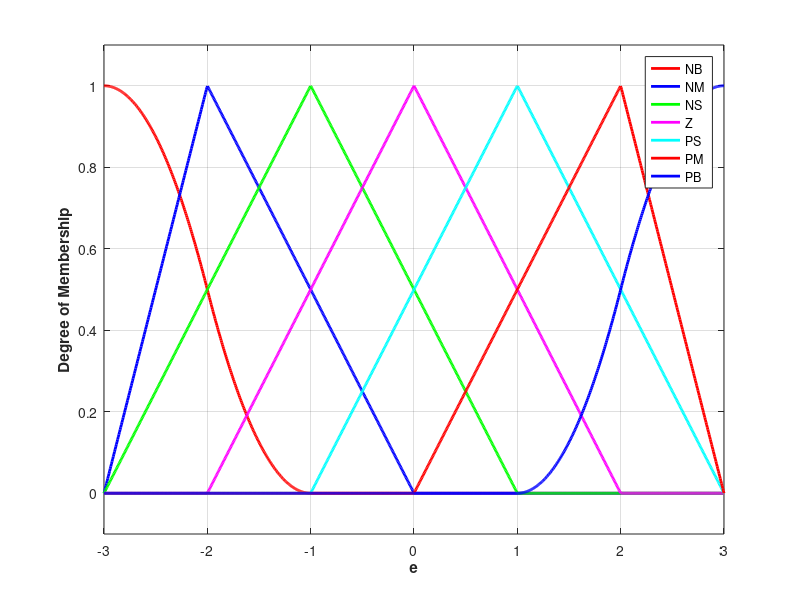
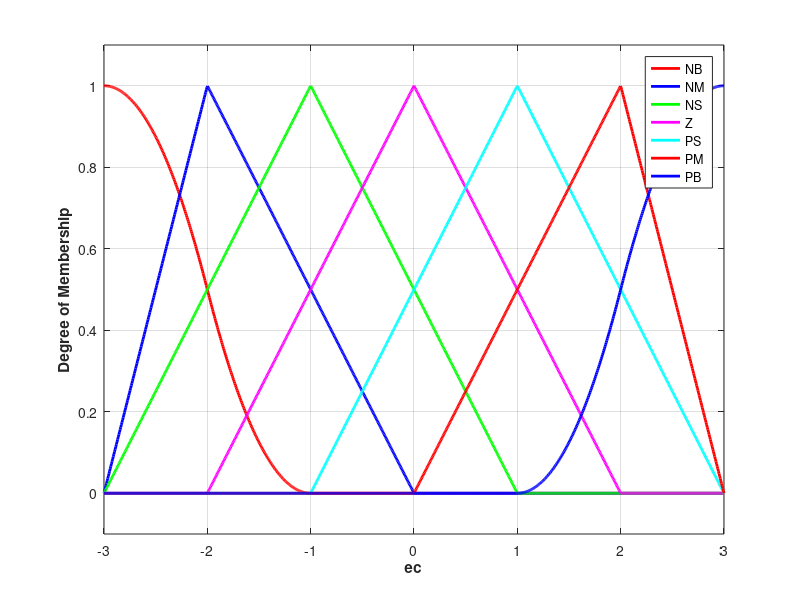
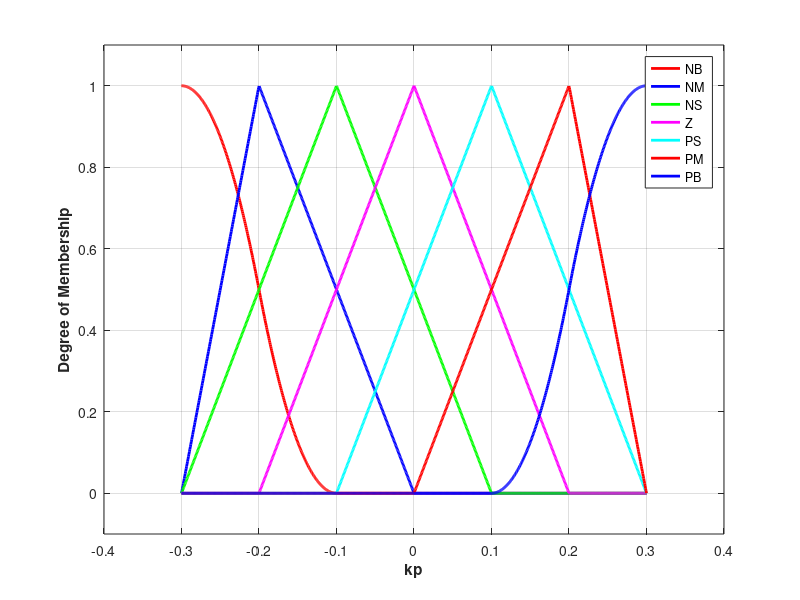
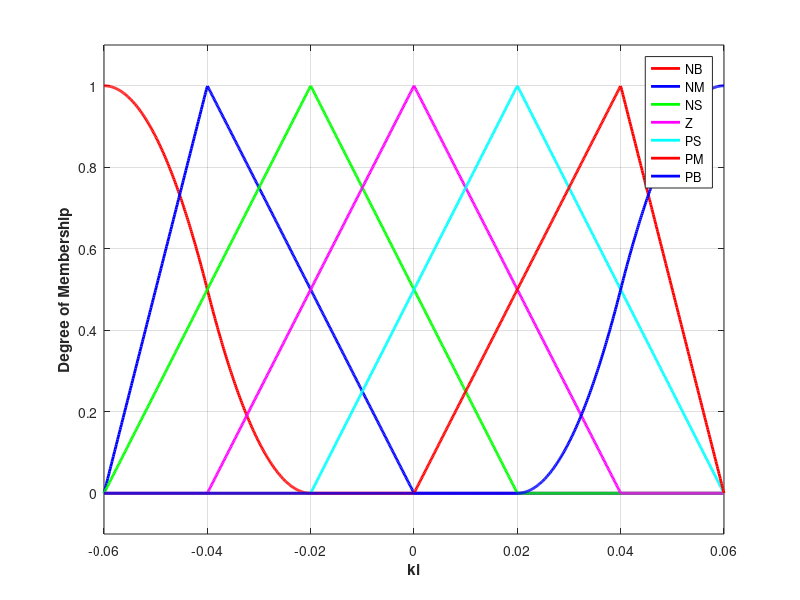

MATLAB code to generate these figures, in order: (Note: this script raises an error after producing the figures.)
%第一个文件，用于制定定模糊规则，文件名"Fuzzyrule"
%Fuzzy Tunning PID Control
clear all;
close all;

a=newfis('fuzzpid');

a=addvar(a,'input','e',[-3,3]);                        %Parameter e
a=addmf(a,'input',1,'NB','zmf',[-3,-1]);
a=addmf(a,'input',1,'NM','trimf',[-3,-2,0]);
a=addmf(a,'input',1,'NS','trimf',[-3,-1,1]);
a=addmf(a,'input',1,'Z','trimf',[-2,0,2]);
a=addmf(a,'input',1,'PS','trimf',[-1,1,3]);
a=addmf(a,'input',1,'PM','trimf',[0,2,3]);
a=addmf(a,'input',1,'PB','smf',[1,3]);

a=addvar(a,'input','ec',[-3,3]);                       %Parameter ec
a=addmf(a,'input',2,'NB','zmf',[-3,-1]);
a=addmf(a,'input',2,'NM','trimf',[-3,-2,0]);
a=addmf(a,'input',2,'NS','trimf',[-3,-1,1]);
a=addmf(a,'input',2,'Z','trimf',[-2,0,2]);
a=addmf(a,'input',2,'PS','trimf',[-1,1,3]);
a=addmf(a,'input',2,'PM','trimf',[0,2,3]);
a=addmf(a,'input',2,'PB','smf',[1,3]);

a=addvar(a,'output','kp',[-0.3,0.3]);                   %Parameter kp
a=addmf(a,'output',1,'NB','zmf',[-0.3,-0.1]);
a=addmf(a,'output',1,'NM','trimf',[-0.3,-0.2,0]);
a=addmf(a,'output',1,'NS','trimf',[-0.3,-0.1,0.1]);
a=addmf(a,'output',1,'Z','trimf',[-0.2,0,0.2]);
a=addmf(a,'output',1,'PS','trimf',[-0.1,0.1,0.3]);
a=addmf(a,'output',1,'PM','trimf',[0,0.2,0.3]);
a=addmf(a,'output',1,'PB','smf',[0.1,0.3]);

a=addvar(a,'output','ki',[-0.06,0.06]);             %Parameter ki
a=addmf(a,'output',2,'NB','zmf',[-0.06,-0.02]);
a=addmf(a,'output',2,'NM','trimf',[-0.06,-0.04,0]);
a=addmf(a,'output',2,'NS','trimf',[-0.06,-0.02,0.02]);
a=addmf(a,'output',2,'Z','trimf',[-0.04,0,0.04]);
a=addmf(a,'output',2,'PS','trimf',[-0.02,0.02,0.06]);
a=addmf(a,'output',2,'PM','trimf',[0,0.04,0.06]);
a=addmf(a,'output',2,'PB','smf',[0.02,0.06]);

a=addvar(a,'output','kd',[-3,3]);                   %Parameter kp
a=addmf(a,'output',3,'NB','zmf',[-3,-1]);
a=addmf(a,'output',3,'NM','trimf',[-3,-2,0]);
a=addmf(a,'output',3,'NS','trimf',[-3,-1,1]);
a=addmf(a,'output',3,'Z','trimf',[-2,0,2]);
a=addmf(a,'output',3,'PS','trimf',[-1,1,3]);
a=addmf(a,'output',3,'PM','trimf',[0,2,3]);
a=addmf(a,'output',3,'PB','smf',[1,3]);

rulelist=[1 1 7 1 5 1 1;%前m个数字表示各输入语言变量的语言之（隶属度函数的编号），此处m=2
		  1 2 7 1 3 1 1;%随后的n个数字表示输出语言变量的语言值，此处n=3
          1 3 6 2 1 1 1;%第n+m+1个数字是该规则的权重，权重的值在0到1之间，一般为1
          1 4 6 2 1 1 1;%第n+m+2个数字为0或1两者之一，各输入语言变量之间的关系，1为与，0为或
          1 5 5 3 1 1 1;
          1 6 4 4 2 1 1;
          1 7 4 4 5 1 1;
          
          2 1 7 1 5 1 1;
          2 2 7 1 3 1 1;
          2 3 6 2 1 1 1;
          2 4 5 3 2 1 1;
          2 5 5 3 2 1 1;
          2 6 4 4 3 1 1;
          2 7 3 4 4 1 1;
          
          3 1 6 1 4 1 1;
          3 2 6 2 3 1 1;
          3 3 6 3 2 1 1;
          3 4 5 3 2 1 1;
          3 5 4 4 3 1 1;
          3 6 3 5 3 1 1;
          3 7 3 5 4 1 1;
          
          4 1 6 2 4 1 1;
          4 2 6 2 3 1 1;
          4 3 5 3 3 1 1;
          4 4 4 4 3 1 1;
          4 5 3 5 3 1 1;
          4 6 2 6 3 1 1;
          4 7 2 6 4 1 1;
          
          5 1 5 2 4 1 1;
          5 2 5 3 4 1 1;
          5 3 4 4 4 1 1;
          5 4 3 5 4 1 1;
          5 5 3 5 4 1 1;
          5 6 2 6 4 1 1;
          5 7 2 7 4 1 1;
          
          6 1 5 4 7 1 1;
          6 2 4 4 5 1 1;
          6 3 3 5 5 1 1;
          6 4 2 5 5 1 1;
          6 5 2 6 5 1 1;
          6 6 2 7 5 1 1; 
          6 7 1 7 7 1 1;

          7 1 4 4 7 1 1; 
          7 2 4 4 6 1 1;
          7 3 2 5 6 1 1;
          7 4 2 6 6 1 1;
          7 5 2 6 5 1 1;
          7 6 1 7 5 1 1;
          7 7 1 7 7 1 1];
       
a=addrule(a,rulelist);
a=setfis(a,'DefuzzMethod','centroid');
writefis(a,'fuzzpid');

a=readfis('fuzzpid');

figure(1);
plotmf(a,'input',1);
figure(2);
plotmf(a,'input',2);
figure(3);
plotmf(a,'output',1);
figure(4);
plotmf(a,'output',2);
figure(5);
plotmf(a,'output',3);
figure(6);
plotfis(a);

fuzzy fuzzpid;
showrule(a);
ruleview fuzzpid;

